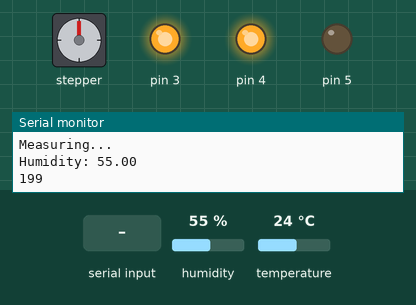
Simulated run of this sketch. Board: Arduino Uno, built with avr-gcc and run on an emulated ATmega328P. On the bench: stepper motor, output pins drawn as LEDs (lit = HIGH), the last lines printed to the serial monitor. The inputs (shaded band) are chosen by the test bench; at power-on: temperature 24 °C, humidity 55 %. Stepper angles assume 1024 steps per turn.

Above: at 1.2 s.
1.3 s: "start: ribbon 1\n" received over Serial
At 4.0 s:
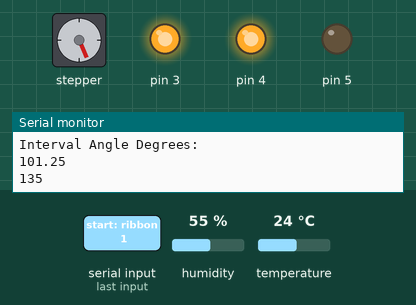
4.8 s: temperature set to 19 °C
At 9.9 s:
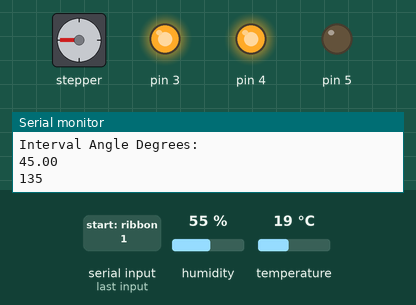
10.2 s: temperature set to 26 °C
At 13.1 s:
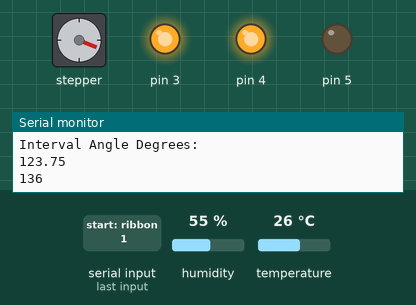
13.7 s: temperature set to 28 °C
At 17.3 s:
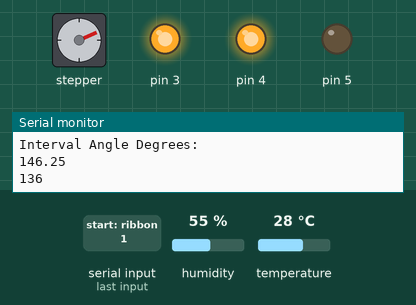
18.1 s: temperature set to 12 °C
At 20.77 s:
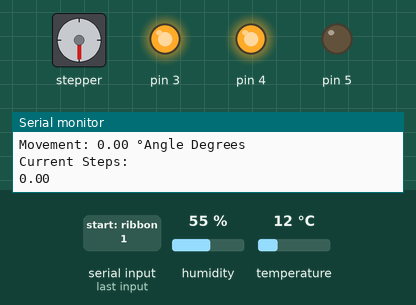
23.6 s: temperature set to 33 °C
At 23.84 s:
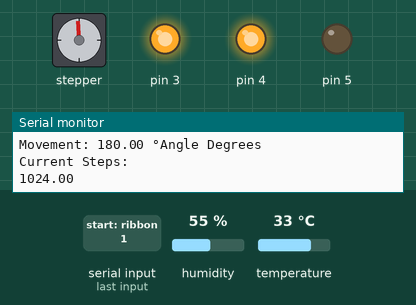
Timing chart, 0 to 28.2 s (numbered marks = the images above; inputs shaded):
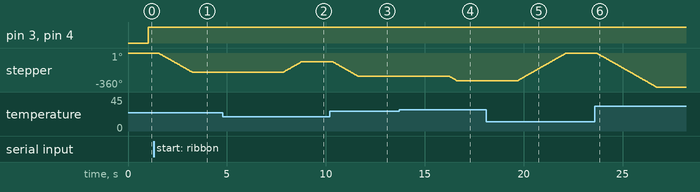

Measured:
- after the input at 1.3 s, stepper: turns 203° counter-clockwise in 1.7 s, starting after 0.24 s
- after the input at 4.8 s, stepper: turns 113° clockwise in 0.93 s, starting after 3.0 s
- after the input at 10.2 s, stepper: turns 158° counter-clockwise in 1.3 s, starting after 0.13 s
- after the input at 13.7 s, stepper: turns 45° counter-clockwise in 0.37 s, starting after 2.6 s
- after the input at 18.1 s, stepper: turns 293° clockwise in 2.4 s, starting after 1.6 s
- after the input at 23.6 s, stepper: turns 360° counter-clockwise in 3.0 s, starting after 0.09 s

The sketch:

group1.ino
```cpp
#include <DHT.h>

#include <Stepper.h>

#include <Wire.h>

#include <ArduinoJson.h>

#define SENSOR_TEMP_PIN 2

#define DHTTYPE DHT11

DHT dht(SENSOR_TEMP_PIN, DHTTYPE);

int stepsPerRevolution = 1024; // Steps to make a revolution
Stepper myStepper(stepsPerRevolution, 8,10,9,11); // 8,10,9,11 are the pins where the stepper is allocated

int currentInterval=0;
int intervals = 16; // Amount of linear intervals that the temperature adjustment system have
int stepsPerInterval = stepsPerRevolution/intervals;
// Stepper Motor speed
int motSpeed = 20;
// Celcius Degree Temperature Boundaries that the system need to handle
float minTemp = 15.0;
float maxTemp = 30.0;
// Degree Angles Boundaries of the temperature adjustment system
float minAngle = 0;
float maxAngle = 180;
String input;
String selectedRibbon = "ribbon 2";
const byte I2C_SLAVE_ADDR = 0x01;

const char ASK_FOR_LENGTH = 'L';
const char ASK_FOR_DATA = 'D';

char request = ' ';
char requestIndex = 0;
String message;

void setup() {
    Serial.begin(115200);
    myStepper.setSpeed(motSpeed);
    pinMode(3, OUTPUT);
    pinMode(4, OUTPUT);
    pinMode(5, OUTPUT);
    Wire.begin(I2C_SLAVE_ADDR);
    Wire.onRequest(requestEvent);
    Wire.onReceive(receiveEvent);
    dht.begin();
}

void receiveEvent(int bytes)
{
  while (Wire.available())
  {
   request = (char)Wire.read();
  }
}

void requestEvent()
{
  if(request == ASK_FOR_LENGTH)
  {
    Wire.write(message.length());
    Serial.println(request);
    Serial.println(message.length());
    char requestIndex = 0;
  }
  if(request == ASK_FOR_DATA)
  {
    if(requestIndex < (message.length() / 32))
    {
      Wire.write(message.c_str() + requestIndex * 32, 32);
      requestIndex ++;
      Serial.println(requestIndex);
    }
    else
    {
      Wire.write(message.c_str() + requestIndex * 32, (message.length() % 32));
      requestIndex = 0;
    }
  }
}

void loop() {
    //Reset the message to Master
    message="";
    //Read the Serial input
    input = Serial.readStringUntil('\n');
    // Change current control ribbon
    if (input.equals("start: ribbon 1")){
      selectedRibbon = "ribbon 1";
    }
    else if (input.equals("start: ribbon 2")){
      selectedRibbon = "ribbon 2";
    }
    Serial.println(selectedRibbon);
    // Handle Ribbons
    if (selectedRibbon.equals("ribbon 1")){
      Serial.println("Measuring... ");
      runStepperByTemperature();
    } else if (selectedRibbon.equals("ribbon 2")){
      Serial.println("Measuring... ");
      measureByHumidity();
    }
    delay(500);
}

void runStepperByTemperature()
{
    // Define the Json Structure
    StaticJsonDocument<136> doc;
    StaticJsonDocument<52> actuator1;
    StaticJsonDocument<52> sensor1;
    JsonArray arrActuators = doc.createNestedArray("actuators");
    JsonArray arrSensors = doc.createNestedArray("sensors");

    // Read the temperature
    float t = dht.readTemperature();
    if (isnan(t)) {
        Serial.println("Failed to read Temp from DHT sensor!");
        return;
    }
    float tempAngleRatio = maxAngle/(maxTemp - minTemp); //Ratio between Degree Angle by Temperature
    float stepsByAngleRatio = stepsPerRevolution/maxAngle; //Ratio between Stepper Steps by Degree Angle
    Serial.print(" %\t");
    Serial.print("Temperature: ");
    Serial.print(t);
    Serial.println(" *C ");
    // Correct the current temperature if across the boundaries
    if (t<=minTemp){
      t=minTemp;
    }
    else if(t>=maxTemp){
      t=maxTemp;
    }
    float tempAngle = t*(tempAngleRatio) - minTemp*(tempAngleRatio); //Compute the current temperature by Angle Degree
    float numberStepsByAngle = tempAngle*(stepsByAngleRatio); //Compute the amount of steps that need the stepper with the current Angle temperature
    Serial.print("Movement: ");
    Serial.print(tempAngle);
    Serial.println(" °Angle Degrees ");
    Serial.println("Current Steps: ");
    Serial.println(numberStepsByAngle);
    // Go clockwise until the stepper reach the correct interval
    while (trunc(numberStepsByAngle / stepsPerInterval)>currentInterval){
        pass_left();
        currentInterval++;
    }
    // Go counterclockwise until the stepper reach the correct interval
    while (trunc(numberStepsByAngle / stepsPerInterval)<currentInterval){
        pass_right();
        currentInterval--;
    }
    Serial.println("Interval: ");
    Serial.println(currentInterval);
    Serial.println("Interval Angle Degrees: ");
    Serial.println(currentInterval*(maxAngle/intervals));

    // Fill the json according to the group interoperability standard
    actuator1["type"]="stepper";
    actuator1["current_value"]=currentInterval;
    sensor1["type"]="temp1";
    sensor1["current_value"]=t;
    arrActuators.add(actuator1);
    arrSensors.add(sensor1);
    doc["controller_name"]="Arduino-nano-1";

    // Convert Json to String
    serializeJson(doc, message);
    Serial.println(message.length());
}

void pass_right(){
  myStepper.step(stepsPerInterval);
}

void pass_left(){
  myStepper.step(-stepsPerInterval);
}


void measureByHumidity(){
  // Define the Json Structure
  StaticJsonDocument<199> doc;
  StaticJsonDocument<52> actuator1;
  StaticJsonDocument<52> actuator2;
  StaticJsonDocument<52> actuator3;
  StaticJsonDocument<52> sensor1;
  JsonArray arrActuators = doc.createNestedArray("actuators");
  JsonArray arrSensors = doc.createNestedArray("sensors");

  float h = dht.readHumidity();
  if (isnan(h)) {
     Serial.println("Failed to read Humidity from DHT sensor!");
     return;
  }
  Serial.print("Humidity: ");
  Serial.print(h);
  Serial.println();

  if (h<=25){
    // turn off all leds
      digitalWrite(3, LOW);
      digitalWrite(4, LOW);
      digitalWrite(5, LOW);
      actuator1["current_value"]=0;
      actuator2["current_value"]=0;
      actuator3["current_value"]=0;
    }
    else if ((h>25) and (h<=50)){
      // turn on one led
      digitalWrite(3, HIGH);
      digitalWrite(4, LOW);
      digitalWrite(5, LOW);
      actuator1["current_value"]=1;
      actuator2["current_value"]=0;
      actuator3["current_value"]=0;
    }
    else if ((h>50) and (h<=75)) {
      // turn on two leds
      digitalWrite(3, HIGH);
      digitalWrite(4, HIGH);
      digitalWrite(5, LOW);
      actuator1["current_value"]=1;
      actuator2["current_value"]=1;
      actuator3["current_value"]=0;
    }
    else {
      // turn on all leds
      digitalWrite(3, HIGH);
      digitalWrite(4, HIGH);
      digitalWrite(5, HIGH);
      actuator1["current_value"]=1;
      actuator2["current_value"]=1;
      actuator3["current_value"]=1;
    }
  // Fill the json according to the group interoperability standard
  actuator1["type"]="led1";
  actuator2["type"]="led2";
  actuator3["type"]="led3";
  sensor1["type"]= "hum1";
  sensor1["current_value"]= h;
  arrActuators.add(actuator1);
  arrActuators.add(actuator2);
  arrActuators.add(actuator3);
  arrSensors.add(sensor1);
  doc["controller_name"]="Arduino-nano-1";

  // Convert Json to String
  serializeJson(doc, message);
  Serial.println(message.length());
}
```
